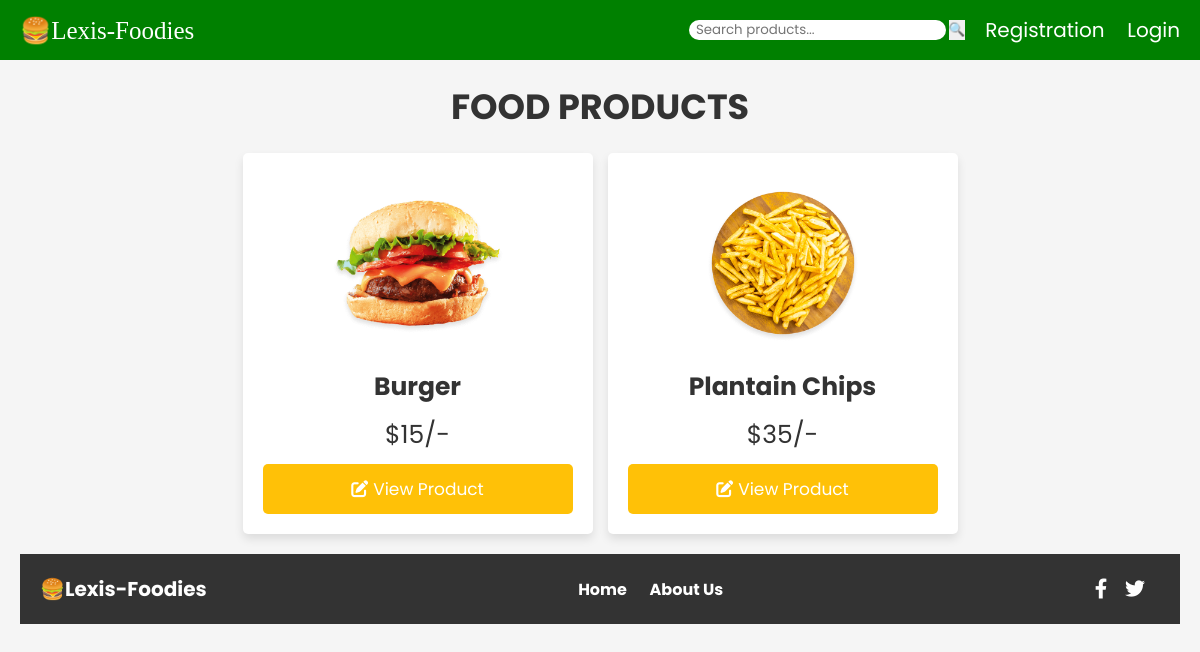
Page /food_products on the committed database.
### tables this page shows
CREATE TABLE `products` (
  `id` int(11) NOT NULL,
  `name` varchar(125) NOT NULL,
  `price` varchar(125) NOT NULL,
  `image` varchar(125) DEFAULT NULL,
  `description` text DEFAULT NULL,
  `category_id` int(11) DEFAULT NULL
);

### src/controllers/food_products.php (called while the page is built, shortened)
<?php
$conn = DbConnect::getInstance();
$conn->getConn();
$category_id = 1;
$get_products = Product::getProductsByCategory($conn, $category_id);
require "./src/views/food_products.view.php";

### src/models/database/DbConnect.php (called while the page is built, shortened)
<?php
class DbConnect {
    private static $instance = null;
    private $conn;
    private function __construct() {
        $host = $_ENV['MARIADB_HOST'];
        $username = $_ENV['MARIADB_DB_USER'];
        $password = $_ENV['MARIADB_DB_USER_PASSWORD'];
        $database = $_ENV['MARIADB_DB_NAME'];
        try {
            $this->conn = new PDO("mysql:host=$host;dbname=$database", $username, $password);
            $this->conn->setAttribute(PDO::ATTR_ERRMODE, PDO::ERRMODE_EXCEPTION);
        } catch (PDOException $e) {
            die("Connection failed: " . $e->getMessage());
        }
    }
    public static function getInstance(): DbConnect {
        if (self::$instance === null) {
            self::$instance = new self();
        }
        return self::$instance;
    }
    public function getConn(): PDO {
        return $this->conn;
    }
    public function prepare($sql)
    {
        $conn = $this->getConn();
        return $conn->prepare($sql);
    }
}

### src/models/Product.php (called while the page is built, shortened)
<?php
class Product
{
    public static function getProductsByCategory($conn, $category_id)
    {
        $sql = "SELECT products.id, products.name AS product_name, products.price, products.image, category.name AS category_name
                FROM products
                JOIN category
                ON products.category_id = category.id
                WHERE products.category_id = :category_id";
        $stmt = $conn->prepare($sql);
        $stmt->bindValue(':category_id', $category_id, PDO::PARAM_INT);
        $stmt->execute();
        $result = $stmt->fetchAll(PDO::FETCH_ASSOC);
        return $result;
    }
}

### src/views/food_products.view.php (the view, shortened to what this page needs)
<?php require "partials/header.view.php"; ?>
<div class="container" id="products">
<section class="products">
   <h1 class="heading">Food Products</h1>
   <div class="box-container">
      <?php if (!empty($get_products)): ?>
         <?php foreach ($get_products as $index => $fetch_product): ?>
            <form method="POST">
               <div class="box" style="background-color: white; border: none">
                  <img src="./public/assets/uploads/<?= $fetch_product['image']; ?>" alt="meal photo">
                  <h3><?= $fetch_product['product_name']; ?></h3>
                  <div class="price">$<?= $fetch_product['price']; ?>/-</div>
                  <a href="product.php?id=<?= $fetch_product['id']; ?>" class="option-btn"><i class="fas fa-edit"></i>View Product</a>
               </div>
            </form>
         <?php endforeach; ?>
      <?php else: ?>
         <p style="text-align: center;">No products found in this category.</p>
      <?php endif; ?>
    </div>
</section>
<?php require "partials/footer.view.php"; ?>

### public/css/product_review.css (style rules this page uses)
h3 { margin-bottom: 10px; }

### public/css/style.css (style rules this page uses)
:root { --blue:#2980b9; --red:tomato; --orange:orange; --black:#333; --white:#fff; --bg-color:#eee; --dark-bg:rgba(0,0,0,.7); --box-shadow:0 .5rem 1rem rgba(0,0,0,.1); --border:.1rem solid #999; }
* { font-family: 'Poppins', sans-serif; margin:0; padding:0; box-sizing: border-box; outline: none; border:none; text-decoration: none; }
html { font-size: 62.5%; overflow-x: hidden; }
.container { max-width: 1200px; margin:0 auto; }
section { padding:2rem; }
.heading { text-align: center; font-size: 3.5rem; text-transform: uppercase; color:var(--black); margin-bottom: 2rem; }
.btn, .option-btn, .delete-btn { display: block; width: 100%; text-align: center; background-color: #28A745; color:var(--white); font-size: 1.7rem; padding:1.2rem 3rem; border-radius: .5rem; cursor: pointer; margin-top: 1rem; }
.option-btn i, .delete-btn i { padding-right: .5rem; }
.option-btn { background-color: #ffc107; }
.products .box-container { display: grid; grid-template-columns: repeat(auto-fit, 35rem); gap:1.5rem; justify-content: center; }
.products .box-container .box { text-align: center; padding:2rem; box-shadow: var(--box-shadow); border:var(--border); border-radius: .5rem; }
.products .box-container .box img { height: 18rem; }
.products .box-container .box h3 { margin:1rem 0; font-size: 2.5rem; color:var(--black); }
.products .box-container .box .price { font-size: 2.5rem; color:var(--black); }

### public/css/footer.css (style rules this page uses)
body, html { margin: 0; padding: 0; }
.container { max-width: 1200px; margin: 0 auto; padding: 0 20px; }

### rows in the picture
products: image (picture), name "Burger", price "15"
products: image (picture), name "Plantain Chips", price "35"
